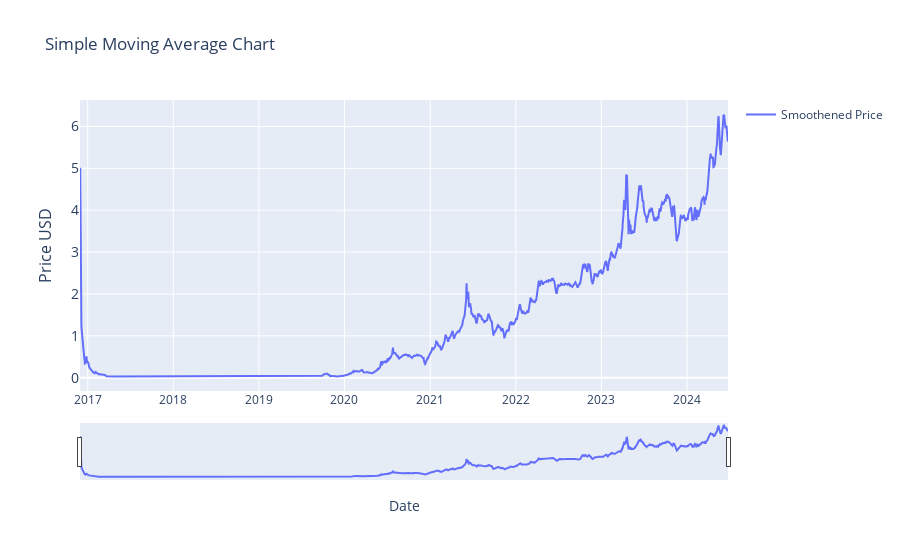

Write notebook code for a chart like this one.
### Markdown cell above
### Moving Averages (2)

### Code cell
# # SIMPLE Moving Average (SMA)                            
#  | Part of Moving Averages (2) block


import plotly.graph_objects as go
import pandas as pd
from ipywidgets import interact, DatePicker
import numpy as np

# renames current item to df
df = current_item

# calculates the 7-day moving average. 
# change window = to change period for average.
df['smoothened_price'] = df['price_usd'].rolling(window=2).mean()

# Function to update the graph based on the selected date range
def update_graph(start_date, end_date):
    # Filtering the data based on the date range
    mask = (df.index >= pd.to_datetime(start_date)) & (df.index <= pd.to_datetime(end_date))
    filtered_data = df.loc[mask]

    # Creating the plot
    fig = go.Figure()
    fig.add_trace(go.Scatter(x=filtered_data.index, y=filtered_data['smoothened_price'], mode='lines', name='Smoothened Price'))

    # Formatting
    fig.update_layout(
        title='Simple Moving Average Chart',
        xaxis_title='Date',
        yaxis_title='Price USD',
        yaxis=dict(
            title='Price USD',
            titlefont_size=16,
            tickfont_size=14,
        ),
        xaxis=dict(  # Added lines for range slider
            rangeslider=dict(
                visible=True
            ),
            type="date"
        ),
        showlegend=True

        )

    fig.show()


# Creating interactive widgets for date selection
start_date_picker = DatePicker(description='Start Date', value=current_item.index[0], disabled=False)
end_date_picker = DatePicker(description='End Date', value=current_item.index[-1], disabled=False)

# Display the interactive widget
interact(update_graph, start_date=start_date_picker, end_date=end_date_picker)

### Figure 1 — Plotly figure (JSON) as saved in the notebook; plotly's stock layout.template omitted (floating-point values rounded to 4 significant figures; data arrays with more than 128 entries replaced by an {"elided": "..."} marker saying what was removed)
{"data": [{"mode": "lines", "name": "Smoothened Price", "type": "scatter", "x": {"elided": "2765 str values"}, "y": {"elided": "2765 float values"}}], "layout": {"showlegend": true, "title": {"text": "Simple Moving Average Chart"}, "xaxis": {"rangeslider": {"visible": true}, "title": {"text": "Date"}, "type": "date"}, "yaxis": {"tickfont": {"size": 14}, "title": {"font": {"size": 16}, "text": "Price USD"}}}}
